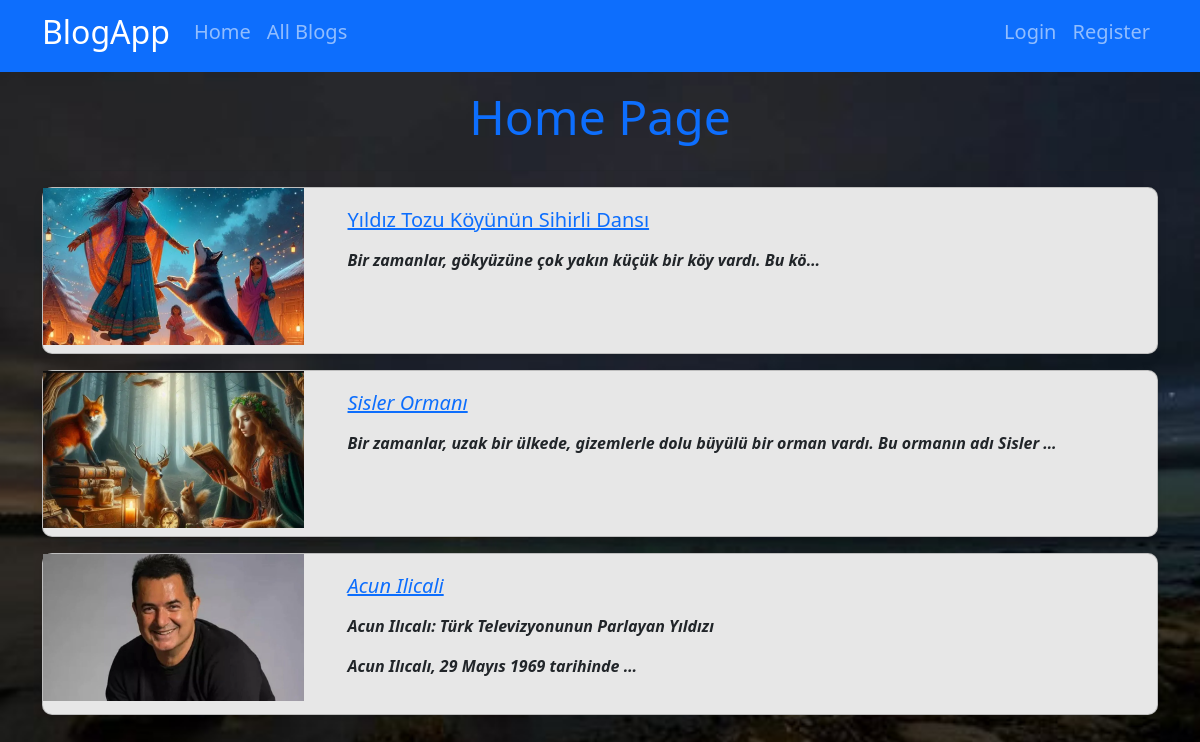
The page / on the database its author committed.
### blog/models.py (models this page shows, shortened)
class Blog(models.Model):
    title = models.CharField(max_length=200)
    image = models.ImageField(upload_to="blogs")
    description = RichTextField()
    is_active = models.BooleanField(default=False)
    is_home = models.BooleanField(default=False)
    slug = models.SlugField(null=False,blank=True,unique=True,db_index=True,editable=True)
    categories = models.ManyToManyField(Category)

### blog/views.py (the view)
# urls.py: path("",views.index, name="home"),
def index(request):
    context = {
       "blogs": Blog.objects.filter(is_active=True,is_home=True),
       "categories" : Category.objects.all()
     }
    return render(request,"blog/index.html",context)

### blog/templates/blog/index.html (shortened to what this page needs)
{% extends "base.html" %}
{% load static %}
{%block css_files %}
<link rel="stylesheet" href="{%static 'blog/css/style.css'%}">
{%endblock%}
{% block icerik %}
<div class="container mt-3">
    <div class = "row" >
      <div class="col-12">
        <h3 class="display-5 text-center text-primary mb-4 page-title">Home Page</h3>
         <hr>
        {%for blog in blogs %}
            {%if blog.is_home and blog.is_active %}
             {%include 'blog/partials/_blog.html'%}
            {% endif %}
        {%endfor%}
         </div>
      </div>
    </div>
{% endblock %}

### blog/templates/blog/partials/_blog.html
{% load static %}
<div class="card mb-3">
    <div class="row">
        <div class="col-md-3">
            <img src="{{ blog.image.url }}" alt="" class="img-fluid mb-2">
        </div>
        <div class="col-md-9">
            <div class="card-body">
                <h5 class="card-title">
                    <a href="{% url 'blogdetails' blog.slug %}">
                    {{ blog.title }}
                    </a>
                </h5>
                <p class="card-text"> <em> {{ blog.description|safe|truncatechars:125}}  </em> </p>
            </div>
        </div>
    </div>
</div>

### blog/static/blog/css/style.css (style rules this page uses)
.page-title { text-align: center; margin-bottom: 20px; }
body { background: url('../img/basicpp.jpg') no-repeat center center fixed; background-size: cover; }
.card { background-color: rgb(231, 231, 231); border-radius: 10px; box-shadow: 0 4px 8px rgba(0, 0, 0, 0.1); margin-bottom: 20px; }
.card-body { padding: 20px; }

### rows shown on the page
Blog: image (picture), title "Yıldız Tozu Köyünün Sihirli Dansı", description "Bir zamanlar, gökyüzüne çok yakın küçük bir köy vardı. Bu kö…"
Blog: image (picture), title "Sisler Ormanı", description "Bir zamanlar, uzak bir ülkede, gizemlerle dolu büyülü bir orman vardı. Bu ormanın adı Sisler …"
Blog: image (picture), title "Acun Ilicali", description "Acun Ilıcalı: Türk Televizyonunun Parlayan Yıldızı Acun Ilıcalı, 29 Mayıs 1969 tarihinde …"
